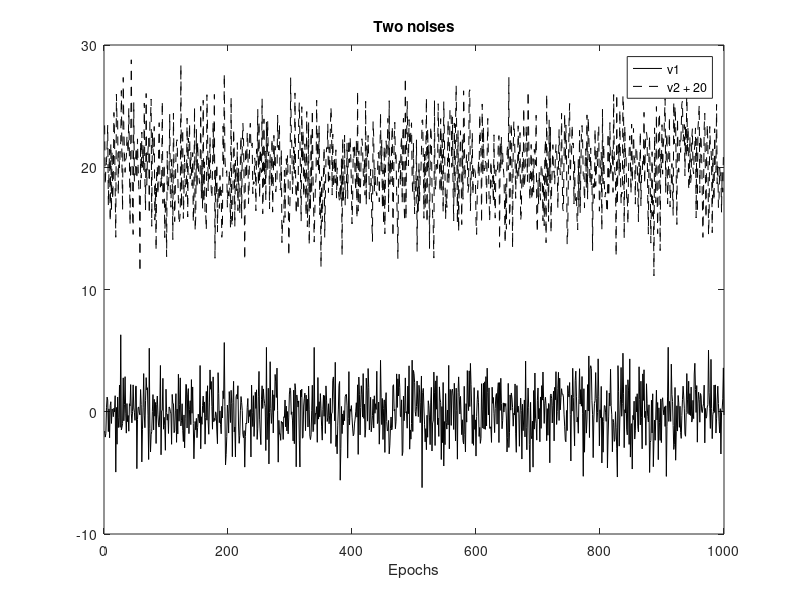

MATLAB code to generate this figure: (Note: this script raises an error after producing the figure.)
close all; clear;

epochs = 1000;
sig1 = 2;
sig2 = 3;
v1 = sig1 * randn(epochs,1);
v2 = sig2 * randn(epochs,1);

figure
plot(v1,'k')
hold on
plot(v2+20,'--k')
legend("v1", "v2 + 20")
title("Two noises")
xlabel("Epochs")

t = (1:epochs).';
x = sin(2*pi*t/500);
z1 = x+v1;
z2 = x+v2;

hat = zeros(1000,1);

Ns = [4,9,25,100,400];


titles = strings(1,6);
figure;
plot(x,'k')
titles(1) = "true";
hold on;
for ind = 1:length(Ns)
    N = Ns(ind);
    hat = hat * 0;
    hat(1) = z2(1);
    for k = 2:epochs
        hat(k) = (N-1) / N * hat(k-1) + z2(k) /N;
    end
    plot(hat);
    titles(ind+1) = sprintf("N=%d",N);
end
legend(titles)
xlabel("samples")
title("Moving averaging filters")